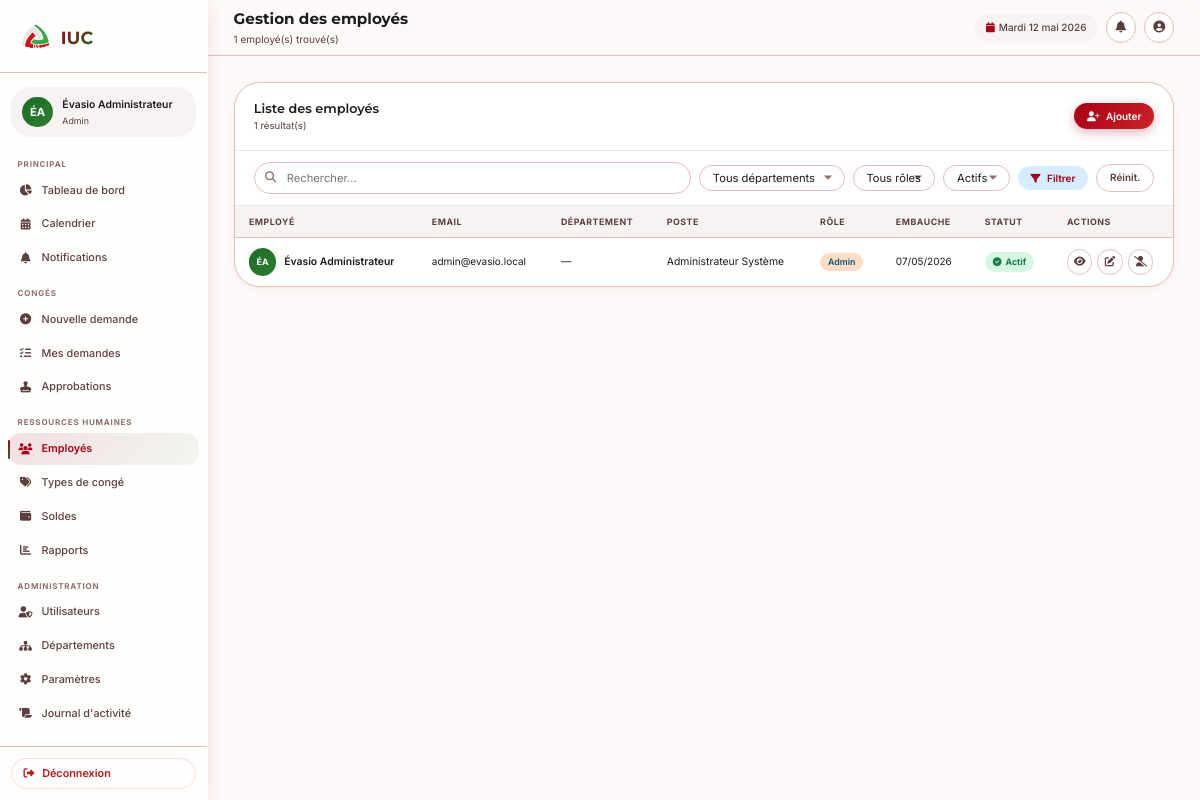
Page /employes.php (signed in) on the committed database.
### tables this page shows
CREATE TABLE `utilisateurs` (
  `id`                 INT UNSIGNED NOT NULL AUTO_INCREMENT,
  `nom`                VARCHAR(80) NOT NULL,
  `prenom`             VARCHAR(80) NOT NULL,
  `email`              VARCHAR(150) NOT NULL UNIQUE,
  `mot_de_passe`       VARCHAR(255) NOT NULL,
  `telephone`          VARCHAR(20) DEFAULT NULL,
  `photo`              VARCHAR(255) DEFAULT NULL,
  `role`               ENUM('employe','manager','rh','admin') NOT NULL DEFAULT 'employe',
  `departement_id`     INT UNSIGNED DEFAULT NULL,
  `manager_id`         INT UNSIGNED DEFAULT NULL,
  `date_embauche`      DATE DEFAULT NULL,
  `poste`              VARCHAR(100) DEFAULT NULL,
  `actif`              TINYINT(1) NOT NULL DEFAULT 1,
  `token_reset`        VARCHAR(255) DEFAULT NULL,
  `token_expiry`       DATETIME DEFAULT NULL,
  `question_securite`  VARCHAR(255) DEFAULT NULL,
  `reponse_securite`   VARCHAR(255) DEFAULT NULL,
  `derniere_connexion` DATETIME DEFAULT NULL,
  `created_at`         TIMESTAMP NOT NULL DEFAULT CURRENT_TIMESTAMP,
  `updated_at`         TIMESTAMP NOT NULL DEFAULT CURRENT_TIMESTAMP ON UPDATE CURRENT_TIMESTAMP,
  PRIMARY KEY (`id`),
  KEY `fk_utilisateur_departement` (`departement_id`),
  KEY `fk_utilisateur_manager` (`manager_id`)
);

### includes/functions.php (called while the page is built, shortened)
<?php
function utilisateurCourant(): array {
    return [
        'id'     => $_SESSION['user_id']     ?? null,
        'nom'    => $_SESSION['user_nom']    ?? '',
        'prenom' => $_SESSION['user_prenom'] ?? '',
        'email'  => $_SESSION['user_email']  ?? '',
        'role'   => $_SESSION['user_role']   ?? '',
        'photo'  => $_SESSION['user_photo']  ?? null,
        'dept'   => $_SESSION['user_dept']   ?? '',
    ];
}
function h(string $str): string {
    return htmlspecialchars($str, ENT_QUOTES, 'UTF-8');
}
function sanitize(string $str): string {
    return trim(strip_tags($str));
}
function formatDate(string $date, string $format = 'd/m/Y'): string {
    return (new DateTime($date))->format($format);
}
function compterNotificationsNonLues(int $userId): int {
    $db = getDB();
    $stmt = $db->prepare("SELECT COUNT(*) FROM notifications WHERE utilisateur_id = ? AND lu = 0");
    $stmt->execute([$userId]);
    return (int)$stmt->fetchColumn();
}
function initialesAvatar(string $prenom, string $nom): string {
    return strtoupper(mb_substr($prenom, 0, 1) . mb_substr($nom, 0, 1));
}
function couleurAvatar(int $userId): string {
    $couleurs = [
        'linear-gradient(135deg,#a70016,#cc2229)',
        'linear-gradient(135deg,#1b6d24,#2e7d32)',
        'linear-gradient(135deg,#1a7a4a,#34c97a)',
        'linear-gradient(135deg,#00567b,#00709e)',
        'linear-gradient(135deg,#a70016,#1b6d24)',
    ];
    return $couleurs[$userId % count($couleurs)];
}

### employes.php (the view, shortened to what this page needs)
<?php
require_once __DIR__.'/includes/functions.php';
$user=utilisateurCourant(); $db=getDB();
$filtreDept=(int)($_GET['dept']??0); $filtreRole=$_GET['role']??''; $filtreActif=$_GET['actif']??'1';
$search=sanitize($_GET['q']??'');
$page=max(1,(int)($_GET['page']??1)); $perPage=15; $offset=($page-1)*$perPage;
$where="WHERE 1=1"; $params=[];
if($filtreActif!=='') {$where.=" AND u.actif=?";$params[]=(int)$filtreActif;}
$stC=$db->prepare("SELECT COUNT(*) FROM utilisateurs u $where");$stC->execute($params);$total=(int)$stC->fetchColumn();
$stmt=$db->prepare("SELECT u.*,d.nom AS departement FROM utilisateurs u LEFT JOIN departements d ON d.id=u.departement_id $where ORDER BY u.nom,u.prenom LIMIT $perPage OFFSET $offset");
$stmt->execute($params); $employes=$stmt->fetchAll();
require_once __DIR__.'/includes/header.php';
?>
<div class="card">
  <div class="card-header">
    <div><div class="card-title">Liste des employés</div><div class="card-subtitle"><?=$total?> résultat(s)</div></div>
    <a href="<?=APP_URL?>/utilisateurs.php?action=nouveau" class="btn btn-primary btn-sm"><i class="fas fa-user-plus"></i> Ajouter</a>
  </div>
  <div style="padding:14px 24px;border-bottom:1px solid var(--surface-high)">
    <form method="GET" style="display:flex;gap:10px;flex-wrap:wrap;align-items:center">
      <div class="search-input-wrapper" style="min-width:220px"><i class="fas fa-search"></i>
        <input type="text" name="q" placeholder="Rechercher..." value="<?=h($search)?>"/></div>
      <select name="dept" class="form-control" style="width:auto;padding:8px 16px;border-radius:var(--radius-full)">
        <option value="">Tous départements</option>
      </select>
      <select name="role" class="form-control" style="width:auto;padding:8px 16px;border-radius:var(--radius-full)">
        <option value="">Tous rôles</option>
      </select>
      <select name="actif" class="form-control" style="width:auto;padding:8px 16px;border-radius:var(--radius-full)">
        <option value="1" <?=$filtreActif==='1'?'selected':''?>>Actifs</option>
      </select>
      <button type="submit" class="btn btn-secondary btn-sm"><i class="fas fa-filter"></i> Filtrer</button>
      <a href="<?=APP_URL?>/employes.php" class="btn btn-ghost btn-sm">Réinit.</a>
    </form>
  </div>
  <?php if(empty($employes)): ?>
  <div class="empty-state"><div class="empty-state-icon"><i class="fas fa-users"></i></div><h3>Aucun employé trouvé</h3></div>
  <?php else: ?>
  <div class="table-wrapper"><table>
    <thead><tr><th>Employé</th><th>Email</th><th>Département</th><th>Poste</th><th>Rôle</th><th>Embauche</th><th>Statut</th><th>Actions</th></tr></thead>
    <tbody>
      <?php foreach($employes as $e): ?>
      <tr>
        <td><div class="user-cell">
          <div class="user-avatar-sm" style="background:<?=couleurAvatar((int)$e['id'])?>"><?=initialesAvatar($e['prenom'],$e['nom'])?></div>
          <div><div class="user-name"><?=h($e['prenom'].' '.$e['nom'])?></div></div>
        </div></td>
        <td style="font-size:12.5px"><?=h($e['email'])?></td>
        <td style="font-size:13px"><?=h($e['departement']??'—')?></td>
        <td style="font-size:13px"><?=h($e['poste']??'—')?></td>
        <td><span class="role-badge role-<?=h($e['role'])?>"><?=ucfirst($e['role'])?></span></td>
        <td style="font-size:12.5px"><?=$e['date_embauche']?formatDate($e['date_embauche'],'d/m/Y'):'—'?></td>
        <td>
          <span style="display:inline-flex;align-items:center;gap:5px;padding:4px 10px;border-radius:var(--radius-full);font-size:11px;font-weight:700;background:<?=$e['actif']?'var(--success-container)':'var(--error-container)'?>;color:<?=$e['actif']?'var(--success)':'var(--error)'?>">
            <i class="fas <?=$e['actif']?'fa-circle-check':'fa-circle-xmark'?>"></i><?=$e['actif']?'Actif':'Inactif'?>
          </span>
        </td>
        <td><div class="action-btns">
          <a href="<?=APP_URL?>/fiche_employe.php?id=<?=$e['id']?>" class="btn-icon" title="Fiche"><i class="fas fa-eye"></i></a>
          <a href="<?=APP_URL?>/utilisateurs.php?action=modifier&id=<?=$e['id']?>" class="btn-icon" title="Modifier"><i class="fas fa-edit"></i></a>
          <form method="POST" style="display:inline"><input type="hidden" name="csrf_token" value="<?=csrfToken()?>"/>
          <button type="submit" class="btn-icon <?=$e['actif']?'refuse':''?>" title="<?=$e['actif']?'Désactiver':'Activer'?>"
                  onclick="return confirm('<?=$e['actif']?'Désactiver':'Activer'?> cet employé ?')">
            <i class="fas <?=$e['actif']?'fa-user-slash':'fa-user-check'?>"></i></button></form>
        </div></td>
      </tr>
      <?php endforeach; ?>
    </tbody>
  </table></div>
  <?php endif; ?>
</div>
<?php require_once __DIR__.'/includes/footer.php'; ?>

### includes/sidebar.php (shortened to what this page needs)
<?php
$user     = utilisateurCourant();
$role     = $user['role'];
$initials = initialesAvatar($user['prenom'], $user['nom']);
$couleur  = couleurAvatar((int)$user['id']);
$nbNotifs = compterNotificationsNonLues((int)$user['id']);
$currentPage = basename($_SERVER['PHP_SELF'], '.php');
function navItem(string $href, string $icon, string $label, string $currentPage, int $badge = 0): string {
    $page    = basename($href, '.php');
    $active  = ($page === $currentPage) ? ' active' : '';
    $badgeHtml = $badge > 0
        ? '<span class="nav-badge">' . $badge . '</span>'
        : '';
    return '<a class="nav-item' . $active . '" href="' . $href . '">
              <i class="fas ' . $icon . '"></i> ' . $label . $badgeHtml . '
            </a>';
}
$db = getDB();
$pendingCount = 0;
if ($role === 'manager') {
    $stmt = $db->prepare("
        SELECT COUNT(*) FROM demandes_conge dc
        JOIN utilisateurs u ON u.id = dc.utilisateur_id
        WHERE u.manager_id = ? AND dc.statut = 'en_attente'
    ");
    $stmt->execute([$user['id']]);
    $pendingCount = (int)$stmt->fetchColumn();
} elseif ($role === 'rh') {
    $stmt = $db->query("SELECT COUNT(*) FROM demandes_conge WHERE statut = 'approuve_manager'");
    $pendingCount = (int)$stmt->fetchColumn();
} elseif ($role === 'admin') {
    $stmt = $db->query("SELECT COUNT(*) FROM demandes_conge WHERE statut IN ('en_attente','approuve_manager')");
    $pendingCount = (int)$stmt->fetchColumn();
}
?>
<aside class="sidebar" id="sidebar">
  <div class="sidebar-logo">
    <img src="<?= APP_URL ?>/assets/img/logo_iuc.png" alt="IUC" width="44" height="44" style="object-fit:contain;"/>
    <span class="sidebar-logo-text">IUC</span>
  </div>
  <div class="sidebar-user">
    <div class="sidebar-user-avatar" style="background:<?= $couleur ?>">
      <?php if ($user['photo']): ?>
        <img src="<?= APP_URL ?>/assets/img/photos/<?= h($user['photo']) ?>" alt="photo"/>
      <?php else: ?>
        <?= h($initials) ?>
      <?php endif; ?>
    </div>
    <div class="sidebar-user-info">
      <div class="sidebar-user-name"><?= h($user['prenom'] . ' ' . $user['nom']) ?></div>
      <div class="sidebar-user-role"><?= h(ucfirst($role)) ?></div>
    </div>
  </div>
  <nav class="sidebar-nav">
    <div class="nav-section-title">Principal</div>
    <?= navItem(APP_URL.'/dashboard.php',    'fa-chart-pie',    'Tableau de bord', $currentPage) ?>
    <?= navItem(APP_URL.'/calendrier.php',   'fa-calendar-alt', 'Calendrier',      $currentPage) ?>
    <?= navItem(APP_URL.'/notifications.php','fa-bell',         'Notifications',   $currentPage, $nbNotifs) ?>
    <div class="nav-section-title">Congés</div>
    <?php if (in_array($role, ['employe','manager','rh','admin'])): ?>
      <?= navItem(APP_URL.'/demande_conge.php', 'fa-plus-circle',  'Nouvelle demande', $currentPage) ?>
      <?= navItem(APP_URL.'/mes_demandes.php',  'fa-list-check',   'Mes demandes',     $currentPage) ?>
    <?php endif; ?>
    <?php if (in_array($role, ['manager','rh','admin'])): ?>
      <?= navItem(APP_URL.'/approbation.php', 'fa-stamp', 'Approbations', $currentPage, $pendingCount) ?>
    <?php endif; ?>
    <?php if (in_array($role, ['rh','admin'])): ?>
    <div class="nav-section-title">Ressources Humaines</div>
    <?= navItem(APP_URL.'/employes.php',      'fa-users',     'Employés',       $currentPage) ?>
    <?= navItem(APP_URL.'/types_conge.php',   'fa-tags',      'Types de congé', $currentPage) ?>
    <?= navItem(APP_URL.'/gestion_soldes.php','fa-wallet',    'Soldes',         $currentPage) ?>
    <?= navItem(APP_URL.'/rapports.php',      'fa-chart-bar', 'Rapports',       $currentPage) ?>
    <?php endif; ?>
    <?php if ($role === 'admin'): ?>
    <div class="nav-section-title">Administration</div>
    <?= navItem(APP_URL.'/utilisateurs.php', 'fa-user-shield', 'Utilisateurs',      $currentPage) ?>
    <?= navItem(APP_URL.'/departements.php', 'fa-sitemap',     'Départements',      $currentPage) ?>
    <?= navItem(APP_URL.'/configuration.php','fa-cog',         'Paramètres',        $currentPage) ?>
    <?= navItem(APP_URL.'/logs.php',         'fa-scroll',      "Journal d'activité",$currentPage) ?>
    <?php endif; ?>
    <div class="nav-section-title">Mon compte</div>
  </nav>
  <div class="sidebar-footer">
    <form action="<?= APP_URL ?>/logout.php" method="POST">
      <button type="submit" class="btn-logout">
        <i class="fas fa-sign-out-alt"></i> Déconnexion
      </button>
    </form>
  </div>
</aside>

### rows in the picture
utilisateurs: initials "ÉA", prenom+nom "Évasio Administrateur", role "Admin", initialesAvatar($e['prenom'],$e['nom']) "ÉA", email "admin@evasio.local", departement "—", poste "Administrateur Système", date_embauche "07/05/2026", actif 1 (drawn)

### other values in the picture
$label "Tableau de bord Calendrier Notifications Nouvelle demande Mes demandes Approbations Employés Types de congé Soldes Rapports Utilisateurs Départements Paramètres Journal d'activité"
$pageTitle "Gestion des employés"
$pageSubtitle "1 employé(s) trouvé(s)"
$today "Mardi 12 mai 2026"
$total "1"
